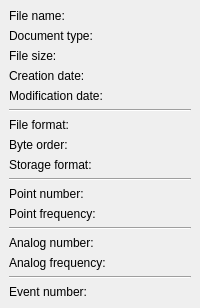
  <widget class="QDockWidget" name="informationsDock">
   <property name="sizePolicy">
    <sizepolicy hsizetype="Minimum" vsizetype="Preferred">
     <horstretch>0</horstretch>
     <verstretch>0</verstretch>
    </sizepolicy>
   </property>
   <property name="minimumSize">
    <size>
     <width>200</width>
     <height>0</height>
    </size>
   </property>
   <property name="maximumSize">
    <size>
     <width>500</width>
     <height>16777215</height>
    </size>
   </property>
   <property name="floating">
    <bool>false</bool>
   </property>
   <property name="allowedAreas">
    <set>Qt::NoDockWidgetArea</set>
   </property>
   <property name="windowTitle">
    <string>Informations</string>
   </property>
   <attribute name="dockWidgetArea">
    <number>1</number>
   </attribute>
   <widget class="QWidget" name="dockWidgetContents_3">
    <property name="sizePolicy">
     <sizepolicy hsizetype="Minimum" vsizetype="Maximum">
      <horstretch>0</horstretch>
      <verstretch>0</verstretch>
     </sizepolicy>
    </property>
    <layout class="QFormLayout" name="formLayout">
     <item row="0" column="0">
      <widget class="QLabel" name="fileNameLabel">
       <property name="text">
        <string>File name:</string>
       </property>
      </widget>
     </item>
     <item row="0" column="1">
      <widget class="QLabel" name="fileNameValue">
       <property name="sizePolicy">
        <sizepolicy hsizetype="Minimum" vsizetype="Preferred">
         <horstretch>0</horstretch>
         <verstretch>0</verstretch>
        </sizepolicy>
       </property>
       <property name="minimumSize">
        <size>
         <width>50</width>
         <height>0</height>
        </size>
       </property>
       <property name="text">
        <string/>
       </property>
      </widget>
     </item>
     <item row="1" column="0">
      <widget class="QLabel" name="documentTypeLabel">
       <property name="text">
        <string>Document type:</string>
       </property>
      </widget>
     </item>
     <item row="1" column="1">
      <widget class="QLabel" name="documentTypeValue">
       <property name="text">
        <string/>
       </property>
      </widget>
     </item>
     <item row="2" column="0">
      <widget class="QLabel" name="fileSizeLabel">
       <property name="text">
        <string>File size:</string>
       </property>
      </widget>
     </item>
     <item row="2" column="1">
      <widget class="QLabel" name="fileSizeValue">
       <property name="text">
        <string/>
       </property>
      </widget>
     </item>
     <item row="3" column="0">
      <widget class="QLabel" name="creationDateLabel">
       <property name="text">
        <string>Creation date:</string>
       </property>
      </widget>
     </item>
     <item row="3" column="1">
      <widget class="QLabel" name="creationDateValue">
       <property name="text">
        <string/>
       </property>
      </widget>
     </item>
     <item row="4" column="0">
      <widget class="QLabel" name="modificationDateLabel">
       <property name="text">
        <string>Modification date:</string>
       </property>
      </widget>
     </item>
     <item row="4" column="1">
      <widget class="QLabel" name="modificationDateValue">
       <property name="text">
        <string/>
       </property>
      </widget>
     </item>
     <item row="5" column="0" colspan="2">
      <widget class="Line" name="line_3">
       <property name="orientation">
        <enum>Qt::Horizontal</enum>
       </property>
      </widget>
     </item>
     <item row="6" column="0">
      <widget class="QLabel" name="fileFormatLabel">
       <property name="text">
        <string>File format:</string>
       </property>
      </widget>
     </item>
     <item row="6" column="1">
      <widget class="QLabel" name="fileFormatValue">
       <property name="text">
        <string/>
       </property>
      </widget>
     </item>
     <item row="7" column="0">
      <widget class="QLabel" name="byteOrderLabel">
       <property name="text">
        <string>Byte order:</string>
       </property>
      </widget>
     </item>
     <item row="7" column="1">
      <widget class="QLabel" name="byteOrderValue">
       <property name="text">
        <string/>
       </property>
      </widget>
     </item>
     <item row="8" column="0">
      <widget class="QLabel" name="storageFormatLabel">
       <property name="text">
        <string>Storage format:</string>
       </property>
      </widget>
     </item>
     <item row="8" column="1">
      <widget class="QLabel" name="storageFormatValue">
       <property name="text">
        <string/>
       </property>
      </widget>
     </item>
     <item row="9" column="0" colspan="2">
      <widget class="Line" name="line_6">
       <property name="orientation">
        <enum>Qt::Horizontal</enum>
       </property>
      </widget>
     </item>
     <item row="10" column="0">
      <widget class="QLabel" name="pointNumberLabel">
       <property name="text">
        <string>Point number:</string>
       </property>
      </widget>
     </item>
     <item row="10" column="1">
      <widget class="QLabel" name="pointNumberValue">
       <property name="text">
        <string/>
       </property>
      </widget>
     </item>
     <item row="11" column="0">
      <widget class="QLabel" name="pointFrequencyLabel">
       <property name="text">
        <string>Point frequency:</string>
       </property>
      </widget>
     </item>
     <item row="11" column="1">
      <widget class="QLabel" name="pointFrequencyValue">
       <property name="text">
        <string/>
       </property>
      </widget>
     </item>
     <item row="12" column="0" colspan="2">
      <widget class="Line" name="line_4">
       <property name="orientation">
        <enum>Qt::Horizontal</enum>
       </property>
      </widget>
     </item>
     <item row="13" column="0">
      <widget class="QLabel" name="analogNumberLabel">
       <property name="text">
        <string>Analog number:</string>
       </property>
      </widget>
     </item>
     <item row="13" column="1">
      <widget class="QLabel" name="analogNumberValue">
       <property name="text">
        <string/>
       </property>
      </widget>
     </item>
     <item row="14" column="0">
      <widget class="QLabel" name="analogFrequencyLabel">
       <property name="text">
        <string>Analog frequency:</string>
       </property>
      </widget>
     </item>
     <item row="14" column="1">
      <widget class="QLabel" name="analogFrequencyValue">
       <property name="text">
        <string/>
       </property>
      </widget>
     </item>
     <item row="15" column="0" colspan="2">
      <widget class="Line" name="line_5">
       <property name="orientation">
        <enum>Qt::Horizontal</enum>
       </property>
      </widget>
     </item>
     <item row="16" column="0">
      <widget class="QLabel" name="eventNumberLabel">
       <property name="text">
        <string>Event number:</string>
       </property>
      </widget>
     </item>
     <item row="16" column="1">
      <widget class="QLabel" name="eventNumberValue">
       <property name="text">
        <string/>
       </property>
      </widget>
     </item>
    </layout>
   </widget>
  </widget>
